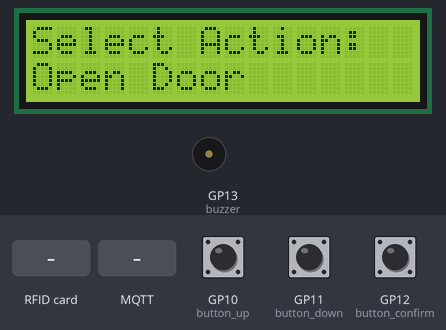
A program run on a simulated Raspberry Pi Pico running CircuitPython. On the bench: 16×2 character LCD, buzzer (waves = sounding). The inputs (shaded band) are chosen by the test bench; at power-on: GP12 (button_confirm) LOW, GP10 (button_up) LOW, GP11 (button_down) LOW. No MQTT or app messages arrive unless stated; values from a settings file that is not in the repository are placeholders; what the program prints to the serial console is not drawn.

Above: at 2.9 s.
3.0 s: GP12 (button_confirm) pulled HIGH for 3.2 s
At 5.3 s:
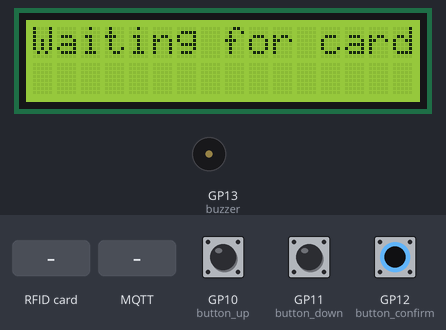
7.7 s: RFID card 08 77 8F FF held to the reader
At 9.2 s:
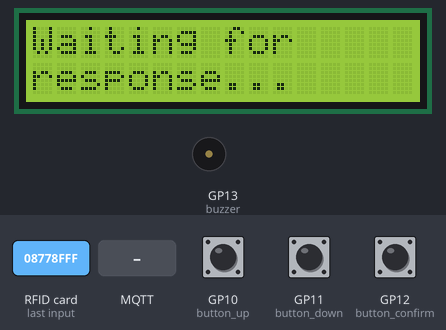
9.5 s: MQTT message "up" arrives on the first subscribed topic
At 11.2 s:
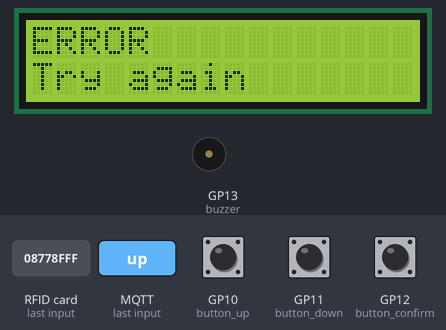
12.5 s: GP10 (button_up) pulled HIGH for 3.2 s
At 16.1 s:
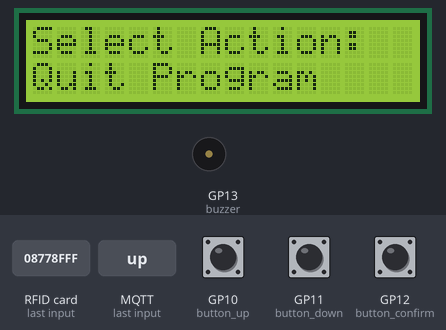
17.2 s: GP10 (button_up) pulled HIGH for 3.2 s
At 21.4 s:
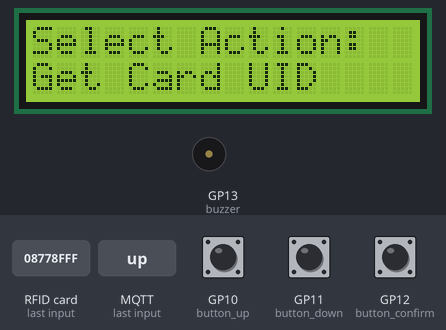
21.9 s: GP11 (button_down) pulled HIGH for 3.2 s
At 25.4 s:
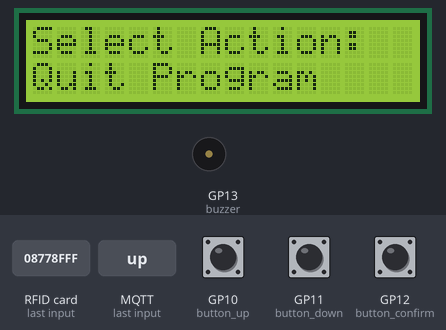
Timing chart, 0 to 26.9 s (numbered marks = the images above; inputs shaded):
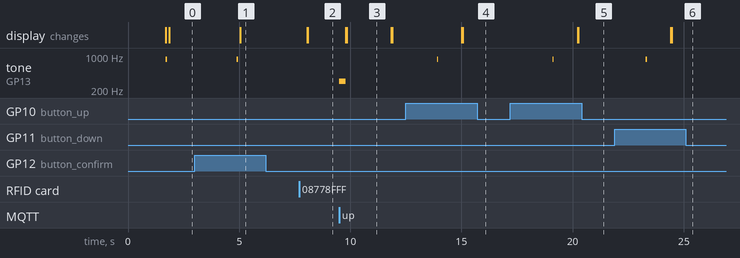

The program:

Scanner-Prototype-MQTT+async_testing.py
```python
import board, time, asyncio, busio, pwmio, digitalio, os, ssl, socketpool, wifi
import adafruit_minimqtt.adafruit_minimqtt as MQTT
import adafruit_character_lcd.character_lcd as characterlcd
from digitalio import DigitalInOut
from adafruit_pn532.i2c import PN532_I2C
from adafruit_pn532.adafruit_pn532 import MIFARE_CMD_AUTH_A, MIFARE_CMD_AUTH_B

# ----------------
# Utility Functions
# ----------------

# (These functions still use time.sleep because they’re very short.
#  If you prefer to “asyncify” them, replace time.sleep with await asyncio.sleep.)

def toneSuccess():
    buzzer.duty_cycle = 2**15
    buzzer.frequency = 850
    time.sleep(0.06)
    buzzer.duty_cycle = 0
    time.sleep(0.06)

def toneFail():
    buzzer.duty_cycle = 2**15
    buzzer.frequency = 300
    time.sleep(0.3)
    buzzer.duty_cycle = 0

# ----------------
# NFC Functions
# ----------------

def InitiateNFC(i2c_sda, i2c_scl):
    print("Initiating PN532...")
    i2c = busio.I2C(scl=i2c_scl, sda=i2c_sda)
    pn532 = PN532_I2C(i2c, debug=False)
    ic, ver, rev, support = pn532.firmware_version
    print(f"Found PN532 with firmware version: {ver}.{rev}")
    pn532.SAM_configuration()
    return pn532

async def GetCardUID(scanner: PN532_I2C):
    lcd.clear()
    lcd.message = "Waiting for card"
    print("Waiting for card")
    while True:
        uid = scanner.read_passive_target(timeout=0.5)
        if uid is not None:
            break
        await asyncio.sleep(0)  # yield control
    print(f"Found card with UID: {[i for i in uid]}")
    return uid

# ----------------
# Button and LCD Navigation
# ----------------

async def wait_for_button_press():
    while True:
        # Check buttons – if any is pressed, wait a brief moment and then decide
        if button_up.value or button_down.value or button_confirm.value:
            await asyncio.sleep(0.1)
            if button_up.value:
                toneSuccess()
                return "up"
            if button_down.value:
                toneSuccess()
                return "down"
            if button_confirm.value:
                toneSuccess()
                return "confirm"
        await asyncio.sleep(0)  # yield control

async def navigate_options(options):
    index = 0
    while True:
        lcd.clear()
        lcd.message = "Select Action:\n" + options[index]
        action = await wait_for_button_press()
        if action == "up":
            index = (index - 1) % len(options)
        elif action == "down":
            index = (index + 1) % len(options)
        elif action == "confirm":
            lcd.clear()
            return index
        await asyncio.sleep(0)  # yield control

# ----------------
# MQTT Functions
# ----------------

waiting_for_action = False

async def wait_for_action():
    global waiting_for_action
    waiting_for_action = True
    print("[DEBUG] Waiting for MQTT action...")
    # Instead of calling mqtt_client.loop() here,
    # the separate keep-alive task will process MQTT events.
    while waiting_for_action:
        await asyncio.sleep(0.01)

def subscribe_to(topics: list):
    for topic in topics:
        t = aio_user + "/feeds/scanner." + topic
        mqtt_client.subscribe(t, 1)

# Callback functions (called synchronously by the MQTT library)
def connect(mqtt_client, userdata, flags, rc):
    print("[MQTT] Connected to MQTT Broker!")
    print(f"[MQTT] Flags: {flags} ; RC: {rc}")

def disconnect(mqtt_client, userdata, rc):
    print("[MQTT] Disconnected from MQTT Broker!")

def subscribe(mqtt_client, userdata, topic, granted_qos):
    print(f"[MQTT] Subscribed to {topic} with QOS level {granted_qos}")

def unsubscribe(mqtt_client, userdata, topic, pid):
    print(f"[MQTT] Unsubscribed from {topic} with PID {pid}")

def publish(mqtt_client, userdata, topic, pid):
    print(f"[MQTT] Published to {topic} with PID {pid}")

def message(client, topic, msg):
    global waiting_for_action
    print(f"[MQTT] New message on topic {topic}: {msg}")
    if topic == aio_user + "/feeds/scanner.action" and waiting_for_action:
        if msg == "0":  # not allowed
            print("[DEBUG] Access not allowed")
            toneFail()
            lcd.clear()
            lcd.message = "ERROR\nNo access!"
        elif msg == "1":  # allowed → open door
            print("[DEBUG] Access allowed → opening door")
            toneSuccess()
            lcd.clear()
            lcd.message = "Opening Door..."
            open_door = aio_user + "/feeds/lock.open"
            mqtt_client.publish(open_door, 1)
        elif msg == "2":  # check out
            print("[DEBUG] User checked out")
            toneSuccess()
            lcd.clear()
            lcd.message = "Checking out..."
        else:  # invalid action
            print("[DEBUG] Invalid action")
            toneFail()
            lcd.clear()
            lcd.message = "ERROR\nTry again"
        waiting_for_action = False

# ----------------
# Network and MQTT Setup
# ----------------

print(f"[WIFI] Connecting to WiFi ({os.getenv('WIFI_SSID')})")
wifi.radio.connect(os.getenv("WIFI_SSID"), os.getenv("WIFI_PASS"))
print("[WIFI] Connected!")

pool = socketpool.SocketPool(wifi.radio)

aio_user = os.getenv("AIO_USER")
aio_key = os.getenv("AIO_KEY")
aio_broker = os.getenv("BROKER")
aio_port = os.getenv("PORT")

mqtt_client = MQTT.MQTT(
    broker=aio_broker,
    username=aio_user,
    password=aio_key,
    socket_pool=pool,
    ssl_context=ssl.create_default_context(),
)

mqtt_client.on_connect = connect
mqtt_client.on_disconnect = disconnect
mqtt_client.on_subscribe = subscribe
mqtt_client.on_unsubscribe = unsubscribe
mqtt_client.on_publish = publish
mqtt_client.on_message = message

print(f"[MQTT] Attempting to connect to {mqtt_client.broker}")
mqtt_client.connect()

topics = ["action"]
subscribe_to(topics)

# ----------------
# Pin Setup
# ----------------

# NFC Setup
nfc_sda = board.GP14
nfc_scl = board.GP15
nfc = InitiateNFC(i2c_sda=nfc_sda, i2c_scl=nfc_scl)
default_access_bits = [8, 119, 143, 255]

# LCD Setup
lcd_rs = digitalio.DigitalInOut(board.GP0)
lcd_en = digitalio.DigitalInOut(board.GP1)
lcd_d4 = digitalio.DigitalInOut(board.GP2)
lcd_d5 = digitalio.DigitalInOut(board.GP3)
lcd_d6 = digitalio.DigitalInOut(board.GP4)
lcd_d7 = digitalio.DigitalInOut(board.GP5)
lcd_backlight = digitalio.DigitalInOut(board.GP6)

contrast = pwmio.PWMOut(board.GP7, frequency=5000, duty_cycle=0)
contrast_percentage = 60
contrast.duty_cycle = int(65535 * (1 - contrast_percentage/100))
lcd_columns = 16
lcd_rows = 2
lcd = characterlcd.Character_LCD_Mono(
    lcd_rs, lcd_en, lcd_d4, lcd_d5, lcd_d6, lcd_d7, lcd_columns, lcd_rows, lcd_backlight
)

# Button Setup
button_up = DigitalInOut(board.GP10)
button_down = DigitalInOut(board.GP11)
button_confirm = DigitalInOut(board.GP12)

button_up.switch_to_input(pull=digitalio.Pull.DOWN)
button_down.switch_to_input(pull=digitalio.Pull.DOWN)
button_confirm.switch_to_input(pull=digitalio.Pull.DOWN)

# Buzzer Setup
buzzer = pwmio.PWMOut(board.GP13, variable_frequency=True)

# ----------------
# Async Tasks
# ----------------

async def mqtt_keep_alive():
    """Continuously call mqtt_client.loop() to process incoming/outgoing MQTT messages."""
    while True:
        mqtt_client.loop()
        await asyncio.sleep(0.01)

async def main():
    # Start the MQTT keep-alive task
    asyncio.create_task(mqtt_keep_alive())

    toneSuccess()  # initial tone to signal startup
    options = ["Open Door", "Get Card UID", "Quit Program"]
    lcd.backlight = True
    running = True

    while running:
        option = await navigate_options(options)
        if option == 0:  # Open Door
            uid = await GetCardUID(nfc)
            check_card = aio_user + "/feeds/scanner.checkcard"
            # Publish card UID (formatted as you did)
            mqtt_client.publish(check_card, f"{[i for i in uid]}".replace(" ", ""))
            lcd.clear()
            lcd.message = "Waiting for\nresponse..."
            await wait_for_action()
            await asyncio.sleep(2)

        elif option == 1:  # Get Card UID
            uid = await GetCardUID(nfc)
            lcd.clear()
            lcd.message = "Card found:\n" + f"{[i for i in uid]}".replace(" ", "").replace("[", "").replace("]", "")
            await asyncio.sleep(2)

        elif option == 2:  # Quit Program
            running = False
            lcd.backlight = False
            mqtt_client.disconnect()
            break

        else:
            toneFail()
            lcd.clear()
            lcd.message = "ERROR\nCheck console"
            print("ERROR: Invalid action.")
            await asyncio.sleep(2)
        lcd.clear()

# Run the asyncio event loop
asyncio.run(main())
```

Measured:
- after the input at 3.0 s, tone on GP13 (buzzer): silent → 850 Hz after 1.9 s, → silent 0.06 s later; the display: changes after 2.0 s (image 1)
- after the input at 7.7 s, the display: first changes after 0.35 s (image 2 shows a later state)
- after the input at 9.5 s, tone on GP13 (buzzer): silent → 300 Hz at once, → silent 0.30 s later; the display: first changes after 0.30 s (image 3 shows a later state)
- after the input at 12.5 s, tone on GP13 (buzzer): silent → 850 Hz after 1.4 s, → silent 0.06 s later; the display: first changes after 2.5 s (image 4 shows a later state)
- after the input at 17.2 s, tone on GP13 (buzzer): silent → 850 Hz after 1.9 s, → silent 0.06 s later; the display: first changes after 3.0 s (image 5 shows a later state)
- after the input at 21.9 s, tone on GP13 (buzzer): silent → 850 Hz after 1.4 s, → silent 0.06 s later; the display: first changes after 2.5 s (image 6 shows a later state)
- what the display in image 3 shows lasts 2.0 s, from 9.8 s to 11.8 s
